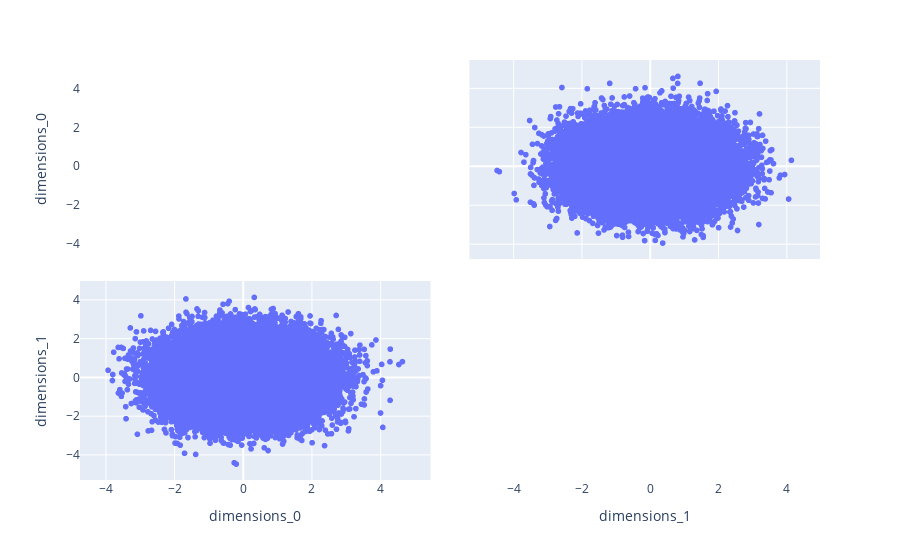

Notebook source saved alongside this figure:
### Code cell
import plotly.express as px
import pandas as pd

data = {
    'x': [],
    'y': [],
    'token': [],
}

for input_id, token in id_to_token.items():
    x_coord, y_coord = reduced_embeddings[input_id]
    data['x'].append(x_coord)
    data['y'].append(y_coord)
    data['token'].append(token)

df = pd.DataFrame(data)

fig = px.scatter(df, x='x', y='y', text='token', title="Word Embeddings Visualized")
fig.update_traces(textposition='top center')
fig.show()

### Figure 1 — Plotly figure (JSON) as saved in the notebook; plotly's stock layout.template omitted (floating-point values rounded to 4 significant figures; data arrays with more than 128 entries replaced by an {"elided": "..."} marker saying what was removed)
{"data": [{"diagonal": {"visible": false}, "dimensions": [{"axis": {"matches": true}, "label": "dimensions_0", "values": {"elided": "50257 float values"}}, {"axis": {"matches": true}, "label": "dimensions_1", "values": {"elided": "50257 float values"}}], "hovertemplate": "%{xaxis.title.text}=%{x}<br>%{yaxis.title.text}=%{y}<extra></extra>", "legendgroup": "", "marker": {"color": "#636efa", "symbol": "circle"}, "name": "", "showlegend": false, "type": "splom"}], "layout": {"dragmode": "select", "legend": {"tracegroupgap": 0}, "margin": {"t": 60}}}
